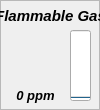
  <widget class="QFrame" name="frame_10">
   <property name="geometry">
    <rect>
     <x>120</x>
     <y>250</y>
     <width>100</width>
     <height>110</height>
    </rect>
   </property>
   <property name="minimumSize">
    <size>
     <width>100</width>
     <height>110</height>
    </size>
   </property>
   <property name="maximumSize">
    <size>
     <width>100</width>
     <height>110</height>
    </size>
   </property>
   <property name="toolTip">
    <string>&lt;html&gt;
&lt;head/&gt;
&lt;body&gt;
&lt;p&gt;
&lt;span style=&quot; font-weight:600; font-style:italic;&quot;&gt;(MQ-2) Fammable and combustile gasses&lt;/span&gt;
&lt;/p&gt;

&lt;p&gt;
&lt;span style=&quot; font-size:12pt;&quot;&gt;- Smoke&lt;/span&gt;&lt;br/&gt;
&lt;span style=&quot; font-size:12pt;&quot;&gt;- Petroleum Gas&lt;/span&gt;&lt;br/&gt;
&lt;span style=&quot; font-size:12pt;&quot;&gt;- Natural Gas&lt;/span&gt;&lt;br/&gt;
&lt;span style=&quot; font-size:12pt;&quot;&gt;- Butane, Propane, Hydrogen&lt;/span&gt;
&lt;/p&gt;
&lt;/body&gt;
&lt;/html&gt;</string>
   </property>
   <property name="toolTipDuration">
    <number>4000</number>
   </property>
   <property name="frameShape">
    <enum>QFrame::StyledPanel</enum>
   </property>
   <property name="frameShadow">
    <enum>QFrame::Plain</enum>
   </property>
   <widget class="QLabel" name="label_11">
    <property name="geometry">
     <rect>
      <x>0</x>
      <y>0</y>
      <width>101</width>
      <height>31</height>
     </rect>
    </property>
    <property name="font">
     <font>
      <pointsize>11</pointsize>
      <weight>75</weight>
      <italic>true</italic>
      <bold>true</bold>
      <underline>false</underline>
     </font>
    </property>
    <property name="text">
     <string>Flammable Gas</string>
    </property>
    <property name="alignment">
     <set>Qt::AlignCenter</set>
    </property>
   </widget>
   <widget class="QLabel" name="label_ch10">
    <property name="geometry">
     <rect>
      <x>0</x>
      <y>80</y>
      <width>71</width>
      <height>31</height>
     </rect>
    </property>
    <property name="font">
     <font>
      <pointsize>10</pointsize>
      <weight>75</weight>
      <italic>true</italic>
      <bold>true</bold>
     </font>
    </property>
    <property name="text">
     <string>0 ppm</string>
    </property>
    <property name="alignment">
     <set>Qt::AlignCenter</set>
    </property>
   </widget>
   <widget class="QProgressBar" name="progressBar_ch10">
    <property name="geometry">
     <rect>
      <x>70</x>
      <y>30</y>
      <width>21</width>
      <height>71</height>
     </rect>
    </property>
    <property name="sizePolicy">
     <sizepolicy hsizetype="Fixed" vsizetype="Expanding">
      <horstretch>0</horstretch>
      <verstretch>0</verstretch>
     </sizepolicy>
    </property>
    <property name="maximum">
     <number>5000</number>
    </property>
    <property name="value">
     <number>0</number>
    </property>
    <property name="alignment">
     <set>Qt::AlignCenter</set>
    </property>
    <property name="textVisible">
     <bool>false</bool>
    </property>
    <property name="orientation">
     <enum>Qt::Vertical</enum>
    </property>
    <property name="invertedAppearance">
     <bool>false</bool>
    </property>
    <property name="textDirection">
     <enum>QProgressBar::TopToBottom</enum>
    </property>
   </widget>
   <widget class="QLabel" name="icon_ch10">
    <property name="geometry">
     <rect>
      <x>10</x>
      <y>30</y>
      <width>51</width>
      <height>51</height>
     </rect>
    </property>
    <property name="text">
     <string/>
    </property>
    <property name="pixmap">
     <pixmap resource="resources.qrc">:/resources/img/resources/img/flame.png</pixmap>
    </property>
    <property name="scaledContents">
     <bool>true</bool>
    </property>
   </widget>
  </widget>
